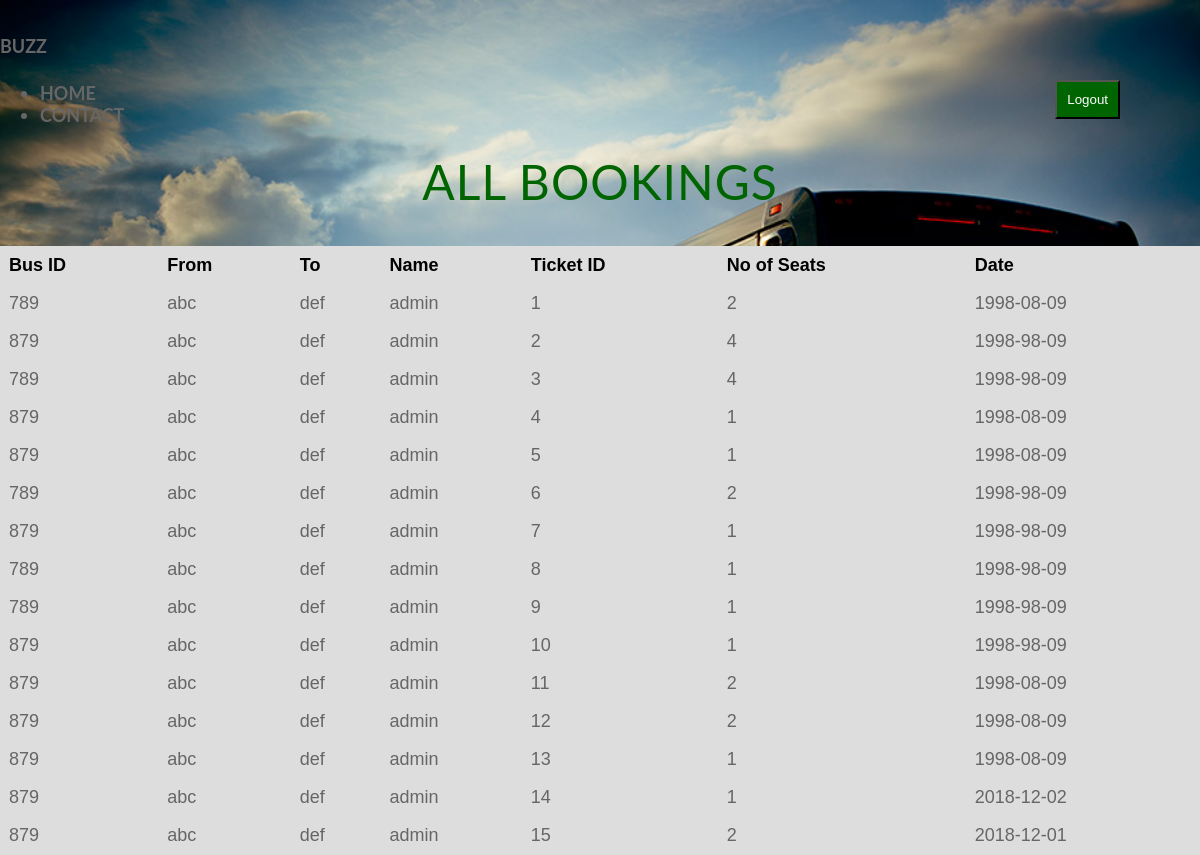
Screenshot of /previous (signed in) with the database file from the repository.
### tables this page shows
CREATE TABLE reservation(
customer_ID int not null,
bus_ID varchar(10) not null,
route_origin varchar(20) not null,
route_destination varchar(20) not null,
res_ticketID integer primary key AUTOINCREMENT,
res_no_of_seats int not null,
res_timestamp varchar(20) not null
);

CREATE TABLE customer(
customer_ID INTEGER primary key autoincrement,
customer_firstname varchar(30) not null,
customer_lastname varchar(30) not null,
customer_email varchar(30) not null,
customer_password varchar(20) not null,
customer_phonenumber int not null,
customer_age int not null
);

### activity.py (the view)
@app.route('/previous')
def previous():
	id = session['id']
	cmd = "SELECT customer_firstname from customer where customer_ID = %s;" %id
	rows = db(cmd)
	name = rows[0][0]
	cmd = "SELECT * from reservation where customer_ID = '%s';" %id
	rows = db(cmd)
	return render_template('bookings.html', rows = rows, name = name)

### db.py (called while the page is built)
def db(cmd):
	with sql.connect("database.db") as con:
		try:
			cur = con.cursor()
			cur.execute(cmd)
			con.commit()
			print('Record successfully added')
		except:
			print('Error in insert operation')
		finally:
			rows = cur.fetchall()
			return rows

### templates/bookings.html (shortened to what this page needs)
<!DOCTYPE html>
<html>
<head>
<link rel="stylesheet" href="../static/style.css">
</head>
<body text="black">
    <header id="fh5co-header-section" class="sticky-banner">
      <div class="container">
        <div class="nav-header">
          <h1 id="fh5co-logo"><font size="4">BUZZ</a></h1>
          <nav id="fh5co-menu-wrap" role="navigation">
            <ul class="sf-menu" id="fh5co-primary-menu">
              <li><a href="{{url_for('mainpage')}}"><b><b>HOME</b></b></a></li>
              <li><a href="{{url_for('contact')}}"><b><b>CONTACT</b></b></a></li>
            </ul>
          </nav>
        </div>
      </div>
    </header>
<h2 align="center"><font size="10"; color=#006400>All Bookings</font></h2>
<a href="{{url_for('logout')}}" ><button name="btn" value="logout" type="submit" style="position: absolute;background-color: #006400;color:white;padding:10px;right: 80px;top: 80px;">Logout</button></a>
<table>
  <tr>
    <th><font color=black>Bus ID</font></th>
    <th><font color=black>From</font></th>
    <th><font color=black>To</font></th>
    <th><font color=black>Name</font></th>
    <th><font color=black>Ticket ID</font></th>
    <th><font color=black>No of Seats</font></th>
    <th><font color=black>Date</font></th>
  </tr>
    {% for row in rows %}
 <tr><td>{{row[1]}}</td> <td>{{row[2]}}</td><td>{{row[3]}}</td><td>{{name}}</td>
 <td>{{row[4]}}</td><td>{{row[5]}}</td><td>{{row[6]}}</td>
</tr>
{% endfor %}
</table>
</body>
</html>

### static/style.css (style rules this page uses)
body { background-image: url("image.jpg"); background-size: cover; font-size: 16px; font-family: 'Lato', sans-serif; font-weight: 300; margin: 0; color: #666; }
h2 { text-transform: uppercase; color: white; font-weight: 400; letter-spacing: 1px; font-size: 1.4em; line-height: 2.8em; }
a { text-decoration: none; color: #666; }
.container { margin: 0; }

### templates/bookings.html (style rules this page uses)
table { font-family: arial, sans-serif; border-collapse: collapse; width: 100%; }
td, th { border: 1px solid #dddddd; text-align: left; padding: 8px; }
tr:nth-child(odd) { background-color: #dddddd; }
tr:nth-child(even) { background-color: #dddddd; }

### rows the page displays
reservation: bus_ID "789", route_origin "abc", route_destination "def", res_ticketID "1", res_no_of_seats "2", res_timestamp "1998-08-09"
customer: customer_firstname "admin"
reservation: bus_ID "879", route_origin "abc", route_destination "def", res_ticketID "2", res_no_of_seats "4", res_timestamp "1998-98-09"
reservation: bus_ID "789", route_origin "abc", route_destination "def", res_ticketID "3", res_no_of_seats "4", res_timestamp "1998-98-09"
reservation: bus_ID "879", route_origin "abc", route_destination "def", res_ticketID "4", res_no_of_seats "1", res_timestamp "1998-08-09"
reservation: bus_ID "879", route_origin "abc", route_destination "def", res_ticketID "5", res_no_of_seats "1", res_timestamp "1998-08-09"
reservation: bus_ID "789", route_origin "abc", route_destination "def", res_ticketID "6", res_no_of_seats "2", res_timestamp "1998-98-09"
reservation: bus_ID "879", route_origin "abc", route_destination "def", res_ticketID "7", res_no_of_seats "1", res_timestamp "1998-98-09"
reservation: bus_ID "789", route_origin "abc", route_destination "def", res_ticketID "8", res_no_of_seats "1", res_timestamp "1998-98-09"
reservation: bus_ID "789", route_origin "abc", route_destination "def", res_ticketID "9", res_no_of_seats "1", res_timestamp "1998-98-09"
reservation: bus_ID "879", route_origin "abc", route_destination "def", res_ticketID "10", res_no_of_seats "1", res_timestamp "1998-98-09"
reservation: bus_ID "879", route_origin "abc", route_destination "def", res_ticketID "11", res_no_of_seats "2", res_timestamp "1998-08-09"
reservation: bus_ID "879", route_origin "abc", route_destination "def", res_ticketID "12", res_no_of_seats "2", res_timestamp "1998-08-09"
reservation: bus_ID "879", route_origin "abc", route_destination "def", res_ticketID "13", res_no_of_seats "1", res_timestamp "1998-08-09"
reservation: bus_ID "879", route_origin "abc", route_destination "def", res_ticketID "14", res_no_of_seats "1", res_timestamp "2018-12-02"
reservation: bus_ID "879", route_origin "abc", route_destination "def", res_ticketID "15", res_no_of_seats "2", res_timestamp "2018-12-01"
